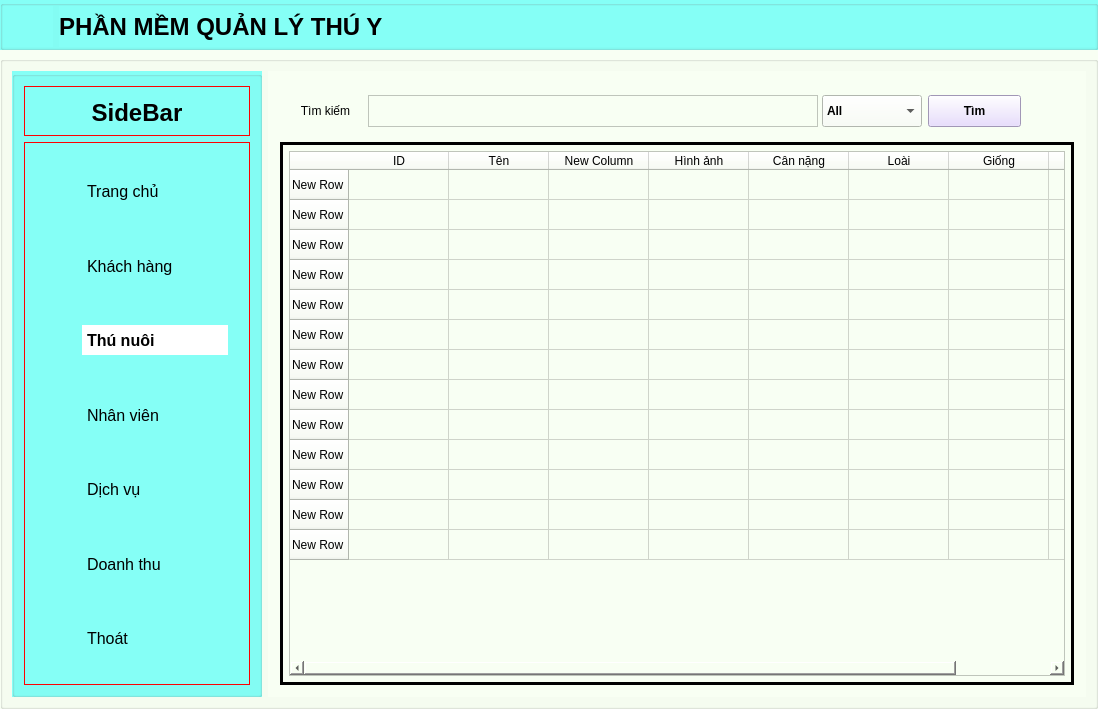
<?xml version="1.0" encoding="UTF-8"?>
<ui version="4.0">
 <class>MainWindow</class>
 <widget class="QMainWindow" name="MainWindow">
  <property name="geometry">
   <rect>
    <x>0</x>
    <y>0</y>
    <width>1098</width>
    <height>709</height>
   </rect>
  </property>
  <property name="windowTitle">
   <string>Phòng khám thú y</string>
  </property>
  <property name="autoFillBackground">
   <bool>false</bool>
  </property>
  <widget class="QWidget" name="centralwidget">
   <property name="styleSheet">
    <string notr="true">
background-color: rgb(248, 255, 243);</string>
   </property>
   <layout class="QGridLayout" name="gridLayout">
    <property name="leftMargin">
     <number>0</number>
    </property>
    <property name="topMargin">
     <number>0</number>
    </property>
    <property name="rightMargin">
     <number>0</number>
    </property>
    <property name="bottomMargin">
     <number>0</number>
    </property>
    <item row="0" column="0">
     <layout class="QVBoxLayout" name="verticalLayout">
      <item>
       <widget class="QGroupBox" name="appTitle">
        <property name="sizePolicy">
         <sizepolicy hsizetype="Preferred" vsizetype="Maximum">
          <horstretch>0</horstretch>
          <verstretch>0</verstretch>
         </sizepolicy>
        </property>
        <property name="minimumSize">
         <size>
          <width>0</width>
          <height>50</height>
         </size>
        </property>
        <property name="styleSheet">
         <string notr="true">QWidget{
	background-color: rgb(133, 255, 246);
}</string>
        </property>
        <property name="title">
         <string/>
        </property>
        <layout class="QHBoxLayout" name="horizontalLayout_2">
         <property name="leftMargin">
          <number>0</number>
         </property>
         <property name="topMargin">
          <number>0</number>
         </property>
         <property name="rightMargin">
          <number>0</number>
         </property>
         <property name="bottomMargin">
          <number>0</number>
         </property>
         <item>
          <layout class="QHBoxLayout" name="horizontalLayout">
           <item>
            <widget class="QLabel" name="iconTitle">
             <property name="sizePolicy">
              <sizepolicy hsizetype="Maximum" vsizetype="Preferred">
               <horstretch>0</horstretch>
               <verstretch>0</verstretch>
              </sizepolicy>
             </property>
             <property name="minimumSize">
              <size>
               <width>0</width>
               <height>0</height>
              </size>
             </property>
             <property name="maximumSize">
              <size>
               <width>50</width>
               <height>50</height>
              </size>
             </property>
             <property name="styleSheet">
              <string notr="true"/>
             </property>
             <property name="text">
              <string/>
             </property>
             <property name="pixmap">
              <pixmap>../img/manage.png</pixmap>
             </property>
             <property name="scaledContents">
              <bool>true</bool>
             </property>
            </widget>
           </item>
           <item>
            <widget class="QLabel" name="Title">
             <property name="font">
              <font>
               <pointsize>18</pointsize>
               <weight>75</weight>
               <bold>true</bold>
              </font>
             </property>
             <property name="styleSheet">
              <string notr="true"/>
             </property>
             <property name="text">
              <string>PHẦN MỀM QUẢN LÝ THÚ Y</string>
             </property>
            </widget>
           </item>
          </layout>
         </item>
        </layout>
       </widget>
      </item>
      <item>
       <widget class="QGroupBox" name="groupBox_2">
        <property name="title">
         <string/>
        </property>
        <layout class="QHBoxLayout" name="horizontalLayout_3">
         <item>
          <widget class="QGroupBox" name="groupBox_3">
           <property name="sizePolicy">
            <sizepolicy hsizetype="Fixed" vsizetype="Preferred">
             <horstretch>0</horstretch>
             <verstretch>0</verstretch>
            </sizepolicy>
           </property>
           <property name="minimumSize">
            <size>
             <width>250</width>
             <height>0</height>
            </size>
           </property>
           <property name="maximumSize">
            <size>
             <width>250</width>
             <height>16777215</height>
            </size>
           </property>
           <property name="styleSheet">
            <string notr="true">QWidget{
	background-color: rgb(133, 255, 246);
}</string>
           </property>
           <property name="title">
            <string/>
           </property>
           <layout class="QVBoxLayout" name="verticalLayout_3">
            <item>
             <widget class="QGroupBox" name="SideBarBox">
              <property name="minimumSize">
               <size>
                <width>0</width>
                <height>50</height>
               </size>
              </property>
              <property name="maximumSize">
               <size>
                <width>16777215</width>
                <height>50</height>
               </size>
              </property>
              <property name="styleSheet">
               <string notr="true">QGroupBox {
   border: 1px solid red
}</string>
              </property>
              <property name="title">
               <string/>
              </property>
              <layout class="QHBoxLayout" name="horizontalLayout_4">
               <item>
                <widget class="QLabel" name="SideBar">
                 <property name="font">
                  <font>
                   <pointsize>18</pointsize>
                   <weight>75</weight>
                   <bold>true</bold>
                  </font>
                 </property>
                 <property name="text">
                  <string>SideBar</string>
                 </property>
                 <property name="alignment">
                  <set>Qt::AlignCenter</set>
                 </property>
                 <property name="margin">
                  <number>0</number>
                 </property>
                </widget>
               </item>
              </layout>
             </widget>
            </item>
            <item>
             <widget class="QGroupBox" name="MenuBox">
              <property name="minimumSize">
               <size>
                <width>0</width>
                <height>500</height>
               </size>
              </property>
              <property name="styleSheet">
               <string notr="true">QGroupBox QPushButton{
	height:30px;
	border:none;
	text-align:left;
	padding-left:5px;
	padding-right:5px;
}
QAbstractButton:checked{
	background-color: rgb(255, 255, 255);
	font-weight:bold;
}
QAbstractButton:hover{
	background-color: rgb(255, 255, 255);
	font-weight:bold;
}
QGroupBox {
    border: 1px solid red
}</string>
              </property>
              <property name="title">
               <string/>
              </property>
              <layout class="QVBoxLayout" name="verticalLayout_2">
               <item>
                <widget class="QGroupBox" name="homeBox">
                 <property name="font">
                  <font>
                   <pointsize>8</pointsize>
                  </font>
                 </property>
                 <property name="cursor">
                  <cursorShape>PointingHandCursor</cursorShape>
                 </property>
                 <property name="mouseTracking">
                  <bool>false</bool>
                 </property>
                 <property name="tabletTracking">
                  <bool>false</bool>
                 </property>
                 <property name="styleSheet">
                  <string notr="true">QGroupBox{
    border:none
}
</string>
                 </property>
                 <property name="title">
                  <string/>
                 </property>
                 <layout class="QHBoxLayout" name="horizontalLayout_8">
                  <item>
                   <widget class="QLabel" name="iconHome">
                    <property name="maximumSize">
                     <size>
                      <width>30</width>
                      <height>30</height>
                     </size>
                    </property>
                    <property name="cursor">
                     <cursorShape>PointingHandCursor</cursorShape>
                    </property>
                    <property name="text">
                     <string/>
                    </property>
                    <property name="pixmap">
                     <pixmap>../img/house-chimney-window-solid.png</pixmap>
                    </property>
                    <property name="scaledContents">
                     <bool>true</bool>
                    </property>
                   </widget>
                  </item>
                  <item>
                   <widget class="QPushButton" name="btnHome">
                    <property name="font">
                     <font>
                      <pointsize>12</pointsize>
                     </font>
                    </property>
                    <property name="cursor">
                     <cursorShape>PointingHandCursor</cursorShape>
                    </property>
                    <property name="text">
                     <string>Trang chủ</string>
                    </property>
                   </widget>
                  </item>
                 </layout>
                </widget>
               </item>
               <item>
                <widget class="QGroupBox" name="customerBox">
                 <property name="cursor">
                  <cursorShape>PointingHandCursor</cursorShape>
                 </property>
                 <property name="styleSheet">
                  <string notr="true">QGroupBox{
    border:none
}
</string>
                 </property>
                 <property name="title">
                  <string/>
                 </property>
                 <layout class="QHBoxLayout" name="horizontalLayout_7">
                  <item>
                   <widget class="QLabel" name="iconCustomer">
                    <property name="maximumSize">
                     <size>
                      <width>30</width>
                      <height>30</height>
                     </size>
                    </property>
                    <property name="cursor">
                     <cursorShape>PointingHandCursor</cursorShape>
                    </property>
                    <property name="text">
                     <string/>
                    </property>
                    <property name="pixmap">
                     <pixmap>../img/customer.png</pixmap>
                    </property>
                    <property name="scaledContents">
                     <bool>true</bool>
                    </property>
                   </widget>
                  </item>
                  <item>
                   <widget class="QPushButton" name="btnCustomer">
                    <property name="font">
                     <font>
                      <pointsize>12</pointsize>
                     </font>
                    </property>
                    <property name="cursor">
                     <cursorShape>PointingHandCursor</cursorShape>
                    </property>
                    <property name="text">
                     <string>Khách hàng</string>
                    </property>
                   </widget>
                  </item>
                 </layout>
                </widget>
               </item>
               <item>
                <widget class="QGroupBox" name="petsBox">
                 <property name="cursor">
                  <cursorShape>PointingHandCursor</cursorShape>
                 </property>
                 <property name="styleSheet">
                  <string notr="true">QGroupBox{
    border:none;
}
QAbstractButton{
	background-color: rgb(255, 255, 255);
	font-weight:bold;
}</string>
                 </property>
                 <property name="title">
                  <string/>
                 </property>
                 <layout class="QHBoxLayout" name="horizontalLayout_6">
                  <item>
                   <widget class="QLabel" name="iconPets">
                    <property name="maximumSize">
                     <size>
                      <width>30</width>
                      <height>30</height>
                     </size>
                    </property>
                    <property name="cursor">
                     <cursorShape>PointingHandCursor</cursorShape>
                    </property>
                    <property name="text">
                     <string/>
                    </property>
                    <property name="pixmap">
                     <pixmap>../img/pets.png</pixmap>
                    </property>
                    <property name="scaledContents">
                     <bool>true</bool>
                    </property>
                   </widget>
                  </item>
                  <item>
                   <widget class="QPushButton" name="btnPets">
                    <property name="font">
                     <font>
                      <pointsize>12</pointsize>
                      <weight>75</weight>
                      <bold>true</bold>
                     </font>
                    </property>
                    <property name="cursor">
                     <cursorShape>PointingHandCursor</cursorShape>
                    </property>
                    <property name="text">
                     <string>Thú nuôi</string>
                    </property>
                   </widget>
                  </item>
                 </layout>
                </widget>
               </item>
               <item>
                <widget class="QGroupBox" name="employeeBox">
                 <property name="cursor">
                  <cursorShape>PointingHandCursor</cursorShape>
                 </property>
                 <property name="styleSheet">
                  <string notr="true">QGroupBox{
    border:none
}
</string>
                 </property>
                 <property name="title">
                  <string/>
                 </property>
                 <layout class="QHBoxLayout" name="horizontalLayout_5">
                  <item>
                   <widget class="QLabel" name="iconEmployee">
                    <property name="maximumSize">
                     <size>
                      <width>30</width>
                      <height>30</height>
                     </size>
                    </property>
                    <property name="cursor">
                     <cursorShape>PointingHandCursor</cursorShape>
                    </property>
                    <property name="text">
                     <string/>
                    </property>
                    <property name="pixmap">
                     <pixmap>../img/employee.png</pixmap>
                    </property>
                    <property name="scaledContents">
                     <bool>true</bool>
                    </property>
                   </widget>
                  </item>
                  <item>
                   <widget class="QPushButton" name="btnEmployee">
                    <property name="font">
                     <font>
                      <pointsize>12</pointsize>
                     </font>
                    </property>
                    <property name="cursor">
                     <cursorShape>PointingHandCursor</cursorShape>
                    </property>
                    <property name="text">
                     <string>Nhân viên</string>
                    </property>
                   </widget>
                  </item>
                 </layout>
                </widget>
               </item>
               <item>
                <widget class="QGroupBox" name="serviceBox">
                 <property name="styleSheet">
                  <string notr="true">QGroupBox{
    border:none
}
</string>
                 </property>
                 <property name="title">
                  <string/>
                 </property>
                 <layout class="QHBoxLayout" name="horizontalLayout_11">
                  <item>
                   <widget class="QLabel" name="iconService">
                    <property name="maximumSize">
                     <size>
                      <width>30</width>
                      <height>30</height>
                     </size>
                    </property>
                    <property name="text">
                     <string/>
                    </property>
                    <property name="pixmap">
                     <pixmap>../img/service.png</pixmap>
                    </property>
                    <property name="scaledContents">
                     <bool>true</bool>
                    </property>
                   </widget>
                  </item>
                  <item>
                   <widget class="QPushButton" name="btnService">
                    <property name="font">
                     <font>
                      <pointsize>12</pointsize>
                     </font>
                    </property>
                    <property name="text">
                     <string>Dịch vụ</string>
                    </property>
                   </widget>
                  </item>
                 </layout>
                </widget>
               </item>
               <item>
                <widget class="QGroupBox" name="chartBox">
                 <property name="styleSheet">
                  <string notr="true">QGroupBox{
    border:none
}
</string>
                 </property>
                 <property name="title">
                  <string/>
                 </property>
                 <layout class="QHBoxLayout" name="horizontalLayout_10">
                  <item>
                   <widget class="QLabel" name="icoChart">
                    <property name="maximumSize">
                     <size>
                      <width>30</width>
                      <height>30</height>
                     </size>
                    </property>
                    <property name="text">
                     <string/>
                    </property>
                    <property name="pixmap">
                     <pixmap>../img/chart.png</pixmap>
                    </property>
                    <property name="scaledContents">
                     <bool>true</bool>
                    </property>
                   </widget>
                  </item>
                  <item>
                   <widget class="QPushButton" name="btnChart">
                    <property name="font">
                     <font>
                      <pointsize>12</pointsize>
                     </font>
                    </property>
                    <property name="text">
                     <string>Doanh thu</string>
                    </property>
                   </widget>
                  </item>
                 </layout>
                </widget>
               </item>
               <item>
                <widget class="QGroupBox" name="exitBox">
                 <property name="styleSheet">
                  <string notr="true">QGroupBox{
    border:none
}
</string>
                 </property>
                 <property name="title">
                  <string/>
                 </property>
                 <layout class="QHBoxLayout" name="horizontalLayout_9">
                  <item>
                   <widget class="QLabel" name="iconExit">
                    <property name="maximumSize">
                     <size>
                      <width>30</width>
                      <height>30</height>
                     </size>
                    </property>
                    <property name="text">
                     <string/>
                    </property>
                    <property name="pixmap">
                     <pixmap>../img/off.png</pixmap>
                    </property>
                    <property name="scaledContents">
                     <bool>true</bool>
                    </property>
                   </widget>
                  </item>
                  <item>
                   <widget class="QPushButton" name="btnExit">
                    <property name="font">
                     <font>
                      <pointsize>12</pointsize>
                     </font>
                    </property>
                    <property name="text">
                     <string>Thoát</string>
                    </property>
                   </widget>
                  </item>
                 </layout>
                </widget>
               </item>
              </layout>
             </widget>
            </item>
           </layout>
          </widget>
         </item>
         <item>
          <widget class="QGroupBox" name="groupBox_4">
           <property name="styleSheet">
            <string notr="true">QGroupBox {
border: none;
}</string>
           </property>
           <property name="title">
            <string/>
           </property>
           <layout class="QVBoxLayout" name="verticalLayout_4">
            <item>
             <widget class="QGroupBox" name="findBox">
              <property name="maximumSize">
               <size>
                <width>750</width>
                <height>50</height>
               </size>
              </property>
              <property name="focusPolicy">
               <enum>Qt::StrongFocus</enum>
              </property>
              <property name="styleSheet">
               <string notr="true">QGroupBox {
border: none;
}</string>
              </property>
              <property name="title">
               <string/>
              </property>
              <layout class="QHBoxLayout" name="horizontalLayout_12">
               <item>
                <widget class="QLabel" name="labelFind">
                 <property name="sizePolicy">
                  <sizepolicy hsizetype="Fixed" vsizetype="Fixed">
                   <horstretch>0</horstretch>
                   <verstretch>0</verstretch>
                  </sizepolicy>
                 </property>
                 <property name="minimumSize">
                  <size>
                   <width>73</width>
                   <height>32</height>
                  </size>
                 </property>
                 <property name="maximumSize">
                  <size>
                   <width>73</width>
                   <height>32</height>
                  </size>
                 </property>
                 <property name="text">
                  <string>Tìm kiếm</string>
                 </property>
                 <property name="alignment">
                  <set>Qt::AlignCenter</set>
                 </property>
                </widget>
               </item>
               <item>
                <widget class="QPlainTextEdit" name="keyFind">
                 <property name="sizePolicy">
                  <sizepolicy hsizetype="Fixed" vsizetype="Fixed">
                   <horstretch>0</horstretch>
                   <verstretch>0</verstretch>
                  </sizepolicy>
                 </property>
                 <property name="minimumSize">
                  <size>
                   <width>450</width>
                   <height>32</height>
                  </size>
                 </property>
                 <property name="maximumSize">
                  <size>
                   <width>450</width>
                   <height>32</height>
                  </size>
                 </property>
                </widget>
               </item>
               <item>
                <widget class="QComboBox" name="filterFind">
                 <property name="sizePolicy">
                  <sizepolicy hsizetype="Fixed" vsizetype="Fixed">
                   <horstretch>0</horstretch>
                   <verstretch>0</verstretch>
                  </sizepolicy>
                 </property>
                 <property name="minimumSize">
                  <size>
                   <width>100</width>
                   <height>32</height>
                  </size>
                 </property>
                 <property name="maximumSize">
                  <size>
                   <width>100</width>
                   <height>32</height>
                  </size>
                 </property>
                 <property name="font">
                  <font>
                   <weight>75</weight>
                   <bold>true</bold>
                  </font>
                 </property>
                 <item>
                  <property name="text">
                   <string>All</string>
                  </property>
                 </item>
                 <item>
                  <property name="text">
                   <string>Chó</string>
                  </property>
                 </item>
                 <item>
                  <property name="text">
                   <string>Mèo</string>
                  </property>
                 </item>
                </widget>
               </item>
               <item>
                <widget class="QPushButton" name="fbtnFind">
                 <property name="minimumSize">
                  <size>
                   <width>93</width>
                   <height>32</height>
                  </size>
                 </property>
                 <property name="maximumSize">
                  <size>
                   <width>93</width>
                   <height>32</height>
                  </size>
                 </property>
                 <property name="font">
                  <font>
                   <weight>75</weight>
                   <bold>true</bold>
                  </font>
                 </property>
                 <property name="styleSheet">
                  <string notr="true">*{
	background-color: rgb(226, 211, 255);
}</string>
                 </property>
                 <property name="text">
                  <string>Tìm</string>
                 </property>
                 <property name="icon">
                  <iconset>
                   <normalon>../img/search.png</normalon>
                  </iconset>
                 </property>
                </widget>
               </item>
              </layout>
             </widget>
            </item>
            <item>
             <widget class="QGroupBox" name="DSpets">
              <property name="styleSheet">
               <string notr="true">QGroupBox {
border: 3px solid black;
}</string>
              </property>
              <property name="title">
               <string/>
              </property>
              <layout class="QGridLayout" name="gridLayout_2">
               <item row="0" column="0">
                <widget class="QTableWidget" name="petsTable">
                 <row>
                  <property name="text">
                   <string>New Row</string>
                  </property>
                 </row>
                 <row>
                  <property name="text">
                   <string>New Row</string>
                  </property>
                 </row>
                 <row>
                  <property name="text">
                   <string>New Row</string>
                  </property>
                 </row>
                 <row>
                  <property name="text">
                   <string>New Row</string>
                  </property>
                 </row>
                 <row>
                  <property name="text">
                   <string>New Row</string>
                  </property>
                 </row>
                 <row>
                  <property name="text">
                   <string>New Row</string>
                  </property>
                 </row>
                 <row>
                  <property name="text">
                   <string>New Row</string>
                  </property>
                 </row>
                 <row>
                  <property name="text">
                   <string>New Row</string>
                  </property>
                 </row>
                 <row>
                  <property name="text">
                   <string>New Row</string>
                  </property>
                 </row>
                 <row>
                  <property name="text">
                   <string>New Row</string>
                  </property>
                 </row>
                 <row>
                  <property name="text">
                   <string>New Row</string>
                  </property>
                 </row>
                 <row>
                  <property name="text">
                   <string>New Row</string>
                  </property>
                 </row>
                 <row>
                  <property name="text">
                   <string>New Row</string>
                  </property>
                 </row>
                 <column>
                  <property name="text">
                   <string>ID</string>
                  </property>
                 </column>
                 <column>
                  <property name="text">
                   <string>Tên</string>
                  </property>
                 </column>
                 <column>
                  <property name="text">
                   <string>New Column</string>
                  </property>
                 </column>
                 <column>
                  <property name="text">
                   <string>Hình ảnh</string>
                  </property>
                 </column>
                 <column>
                  <property name="text">
                   <string>Cân nặng</string>
                  </property>
                 </column>
                 <column>
                  <property name="text">
                   <string>Loài</string>
                  </property>
                 </column>
                 <column>
                  <property name="text">
                   <string>Giống</string>
                  </property>
                 </column>
                 <column>
                  <property name="text">
                   <string>Chủ sở hữu</string>
                  </property>
                 </column>
                </widget>
               </item>
              </layout>
             </widget>
            </item>
           </layout>
          </widget>
         </item>
        </layout>
       </widget>
      </item>
     </layout>
    </item>
   </layout>
  </widget>
 </widget>
 <resources/>
 <connections/>
</ui>
